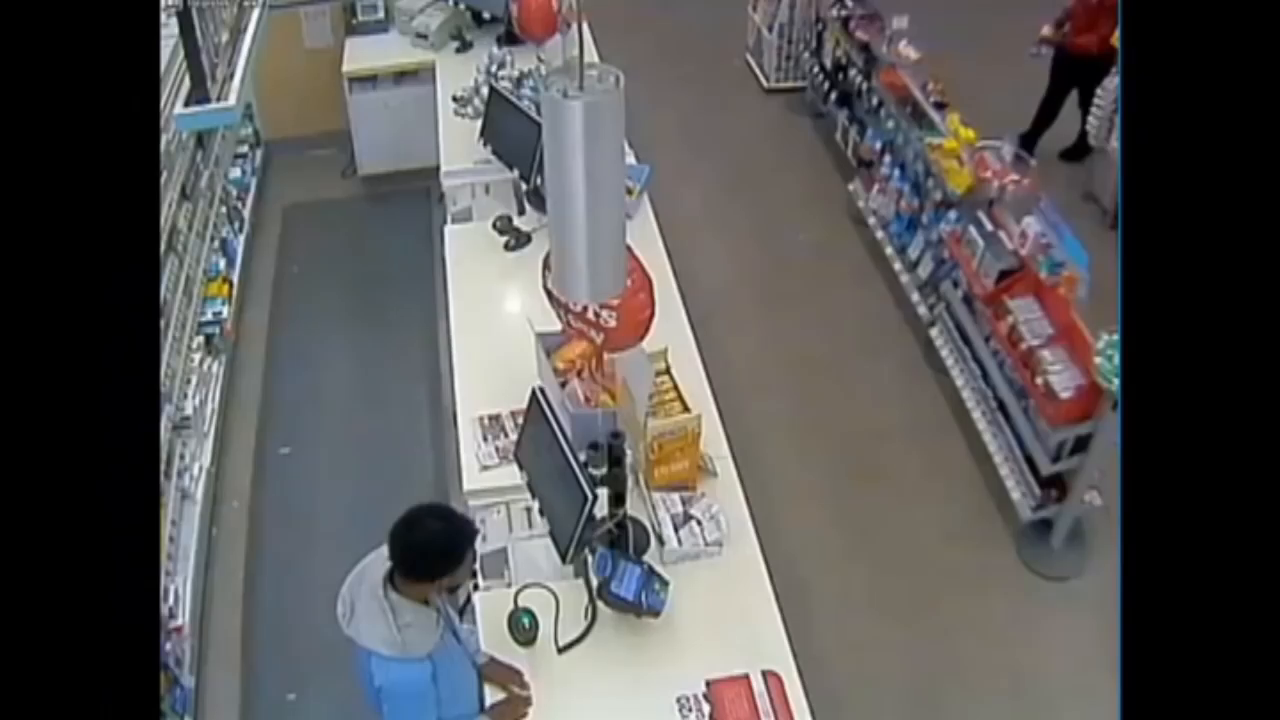
#> input picture frame 185 of poc/weapon/Cashier stares down armed robber.mp4, 1280 x 720 px, given in place of gun4_2.mp4, which was not available
$ jupyter execute test_waepon.ipynb
#> lines starting #> are read from the running program, lines starting #| are printed output that depends on the picture; after the words box and inside, x2 and y2 are one past the last pixel; in counts of white or black regions, pixels touching at a corner belong together; pictures that were not available may be replaced by others from this repository, and a replacement may not be noted
[cell 1]
import numpy as np
import cv2
import imutils
import datetime

[cell 2]
gun_cascade = cv2.CascadeClassifier('cascade.xml')
camera = cv2.VideoCapture('data/gun4_2.mp4')

# initialize the first frame in the video stream
firstFrame = None

# loop over the frames of the video

gun_exist = False

while True:
    (grabbed, frame) = camera.read()
#> frame is the input picture: shape (720, 1280, 3); mean B, G, R 86.1, 86.4, 87.9

    # if the frame could not be grabbed, then we have reached the end of the video
    if not grabbed:
        break

    # resize the frame, convert it to grayscale, and blur it
    frame = imutils.resize(frame, width=500)
#> frame: shape (281, 500, 3)
    gray = cv2.cvtColor(frame, cv2.COLOR_BGR2GRAY)
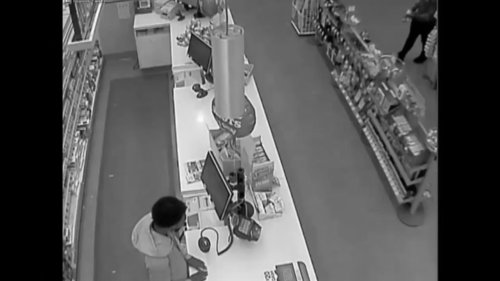
#> gray: shape (281, 500); min 0, max 251, mean 86.8
    gray = cv2.GaussianBlur(gray, (21, 21), 0)
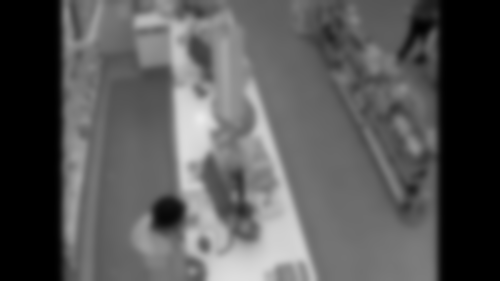
#> gray: shape (281, 500); min 0, max 234, mean 86.8

    gun = gun_cascade.detectMultiScale(gray, 1.3, 5, minSize = (100, 100))
#> gun = [[123, 16, 114, 114], [266, 7, 114, 114], [192, 93, 155, 155]]

    if len(gun) > 0:
        gun_exist = True

    for (x,y,w,h) in gun:
        frame = cv2.rectangle(frame,(x,y),(x+w,y+h),(255,0,0),2)
        roi_gray = gray[y:y+h, x:x+w]
        roi_color = frame[y:y+h, x:x+w]
#> this loop made 3 passes
#> pass 1, `frame = cv2.rectangle(frame,(x,y),(x+w,y+h),(255,0,0),2)`:
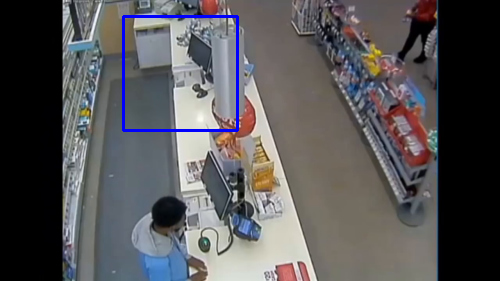
#> frame: shape (281, 500, 3); mean B, G, R 87.4, 85.2, 86.6
#> pass 1, `roi_gray = gray[y:y+h, x:x+w]`:
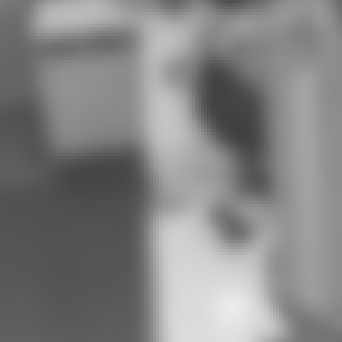
#> roi_gray: shape (114, 114) (shown 3 times larger); min 64, max 234, mean 132.1
#> pass 1, `roi_color = frame[y:y+h, x:x+w]`:
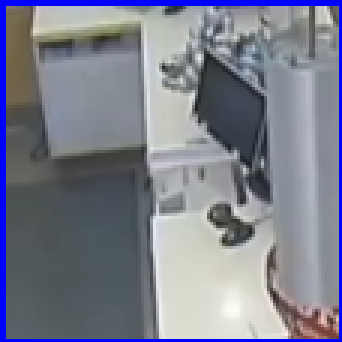
#> roi_color: shape (114, 114, 3) (shown 3 times larger); mean B, G, R 141.9, 126.9, 123.7
#> pass 2, `frame = cv2.rectangle(frame,(x,y),(x+w,y+h),(255,0,0),2)`:
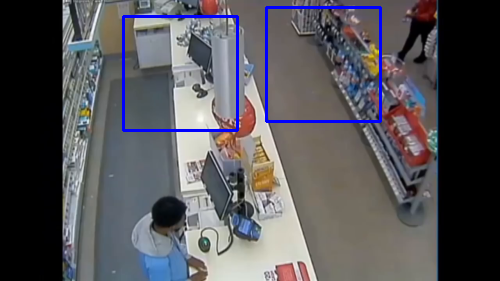
#> frame: shape (281, 500, 3); 0.97% of pixels changed, all inside (x1, y1, x2, y2) = (265, 6, 382, 123)
#> after the loop:
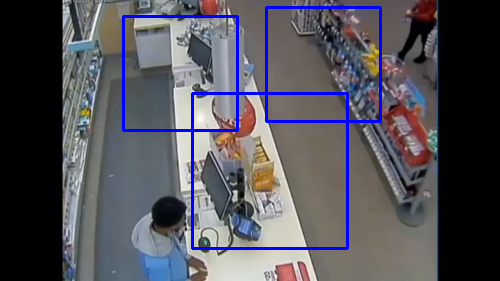
#> frame: shape (281, 500, 3); 1.3% of pixels changed, all inside (x1, y1, x2, y2) = (191, 92, 349, 250)

    # if the first frame is None, initialize it
    if firstFrame is None:
        firstFrame = gray
        continue

    # draw the text and timestamp on the frame
    cv2.putText(frame, datetime.datetime.now().strftime("%A %d %B %Y %I:%M:%S%p"),
                    (10, frame.shape[0] - 10), cv2.FONT_HERSHEY_SIMPLEX, 0.35, (0, 0, 255), 1)

    # show the frame and record if the user presses a key
    cv2.imshow("Security Feed", frame)
    key = cv2.waitKey(1) & 0xFF

if gun_exist:
    print("guns detected")
else:
    print("guns NOT detected")

# cleanup the camera and close any open windows
camera.release()
cv2.destroyAllWindows()

$ run again, starting later in the video
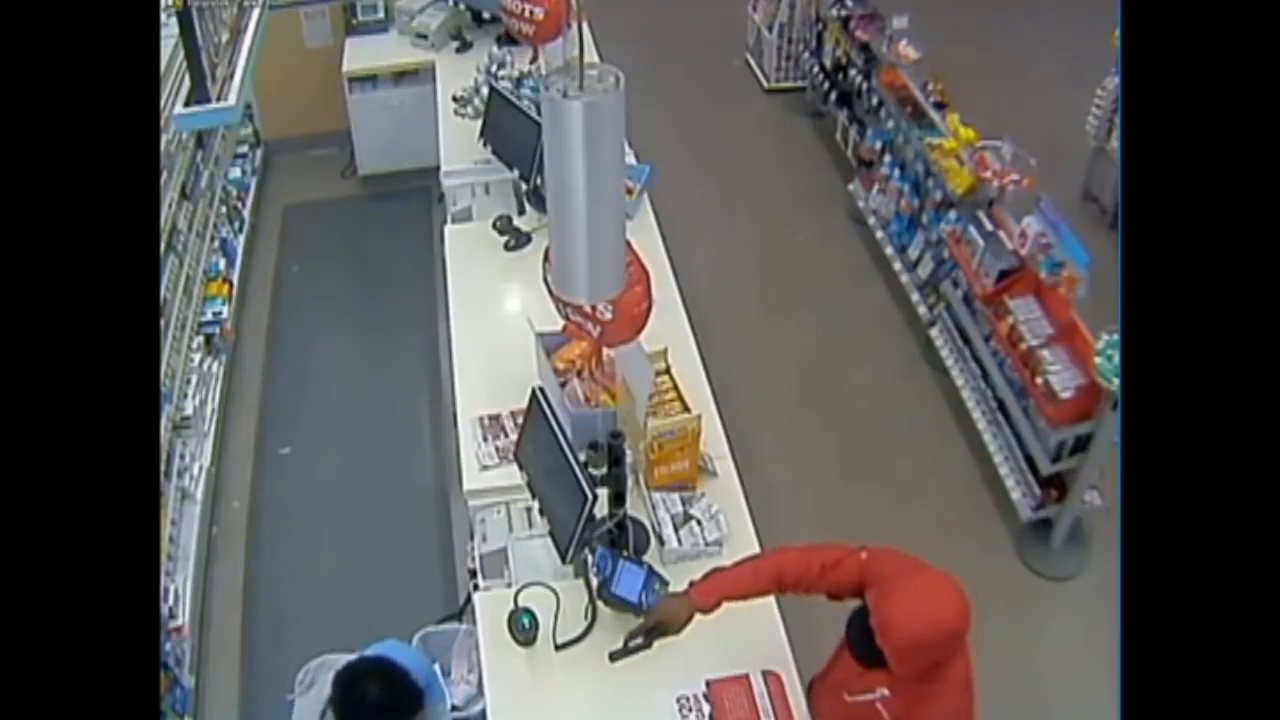
#> input picture frame 836 of poc/weapon/Cashier stares down armed robber.mp4, 1280 x 720 px, given in place of gun4_2.mp4, which was not available
#> frame is the input picture: shape (720, 1280, 3); mean B, G, R 84.1, 85, 87.4
#> `gray = cv2.GaussianBlur(gray, (21, 21), 0)`:
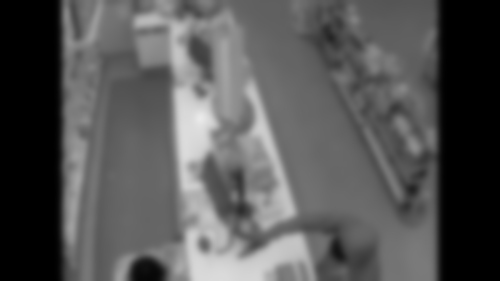
#> gray: shape (281, 500); min 0, max 234, mean 85.6
#> gun = [[124, 15, 114, 114]]
#> the loop `for (x,y,w,h) in gun:` made 1 pass
#> pass 1, `roi_color = frame[y:y+h, x:x+w]`:
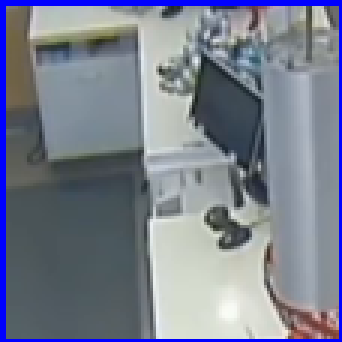
#> roi_color: shape (114, 114, 3) (shown 3 times larger); mean B, G, R 142.9, 127.7, 121.6

$ run again, starting later in the video
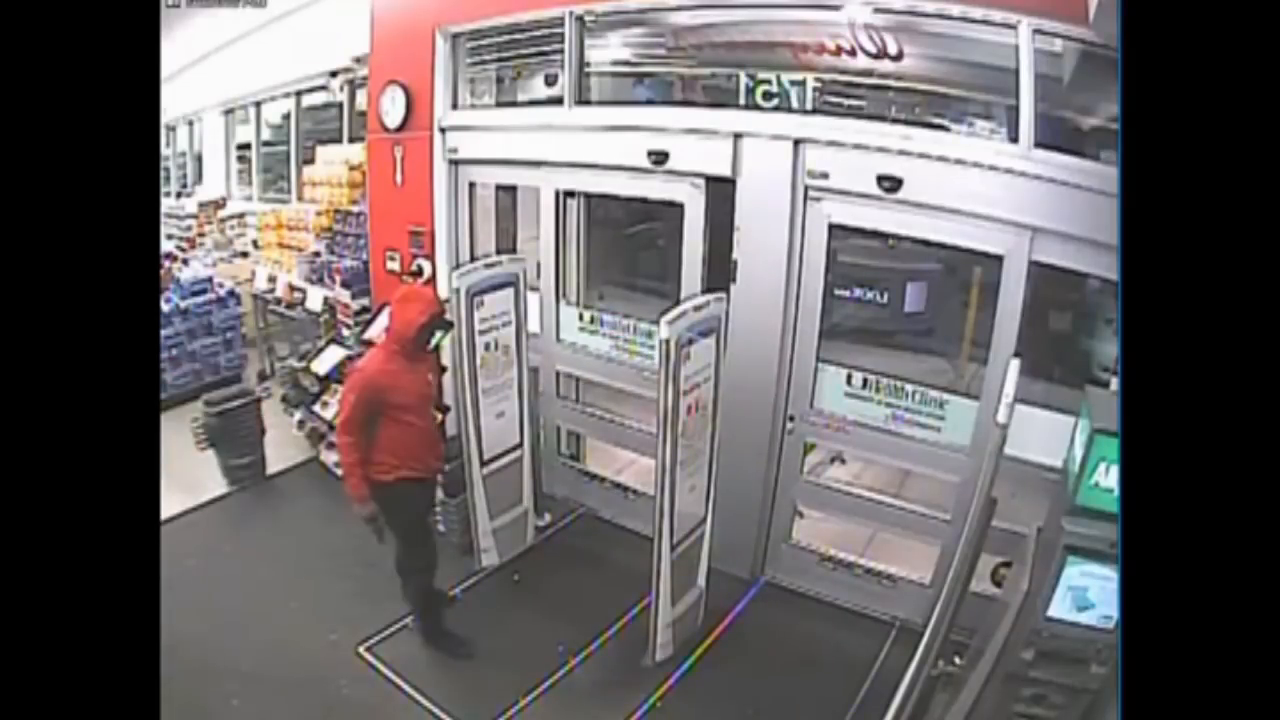
#> input picture frame 1486 of poc/weapon/Cashier stares down armed robber.mp4, 1280 x 720 px, given in place of gun4_2.mp4, which was not available
#> frame is the input picture: shape (720, 1280, 3); mean B, G, R 103.1, 101.7, 107.2
#> gun = [[77, 150, 119, 119], [292, 24, 168, 168]]
#> the loop `for (x,y,w,h) in gun:` made 2 passes
#> pass 1, `roi_color = frame[y:y+h, x:x+w]`:
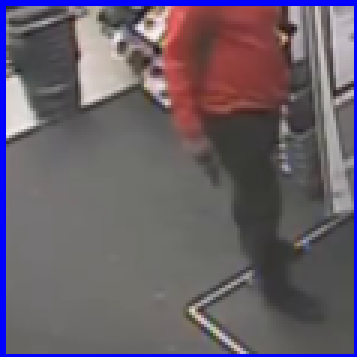
#> roi_color: shape (119, 119, 3) (shown 3 times larger); mean B, G, R 105.5, 94.5, 104.2
#> pass 2, `frame = cv2.rectangle(frame,(x,y),(x+w,y+h),(255,0,0),2)`:
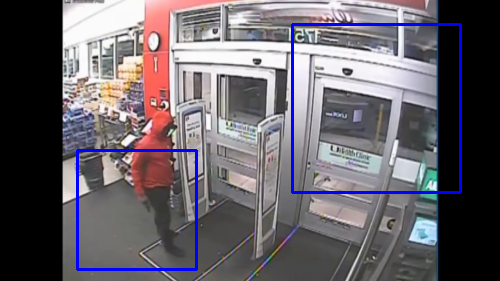
#> frame: shape (281, 500, 3); mean B, G, R 106.7, 99.1, 104.4
